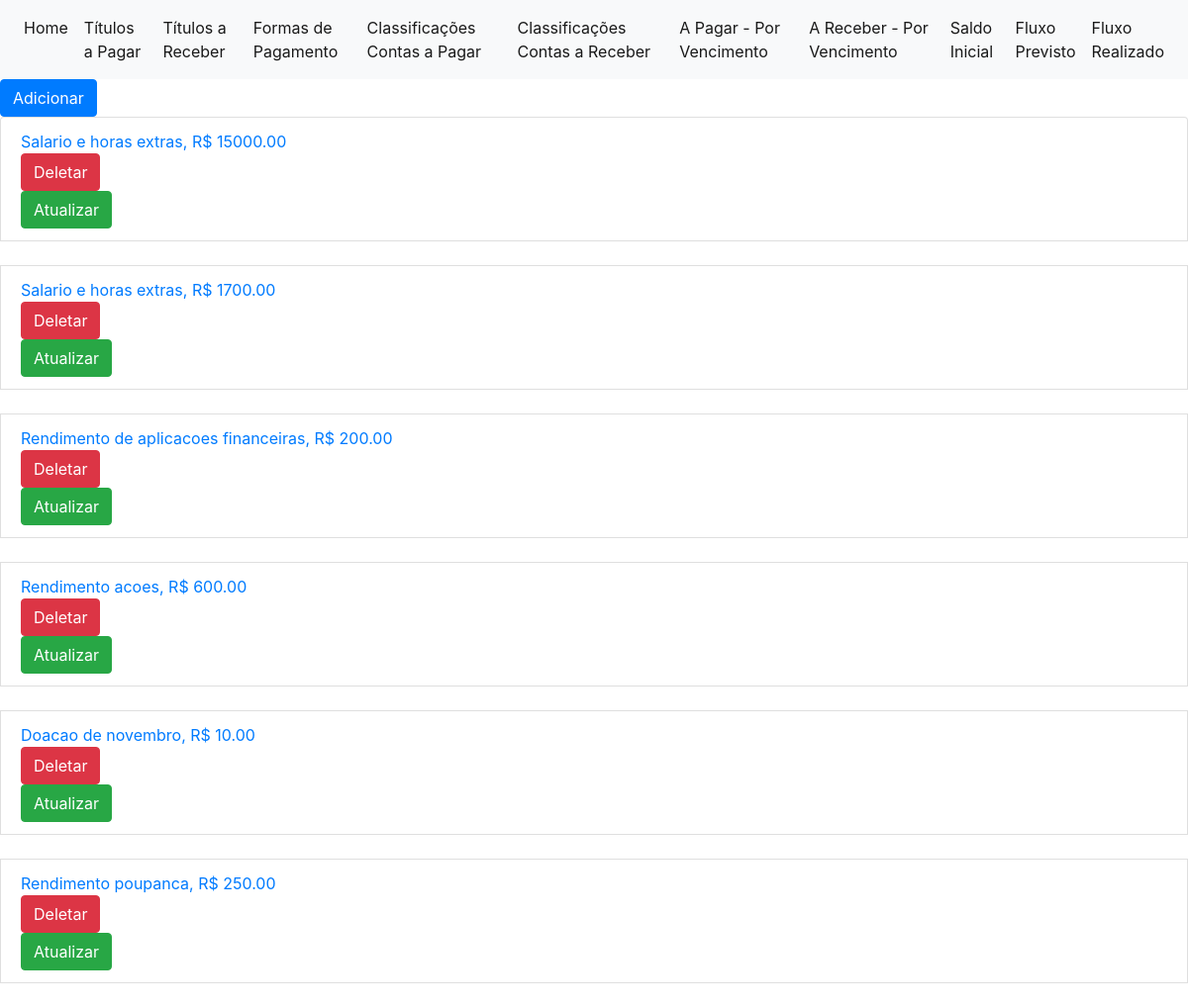
Before: /receber/titulos/ with the older database file.
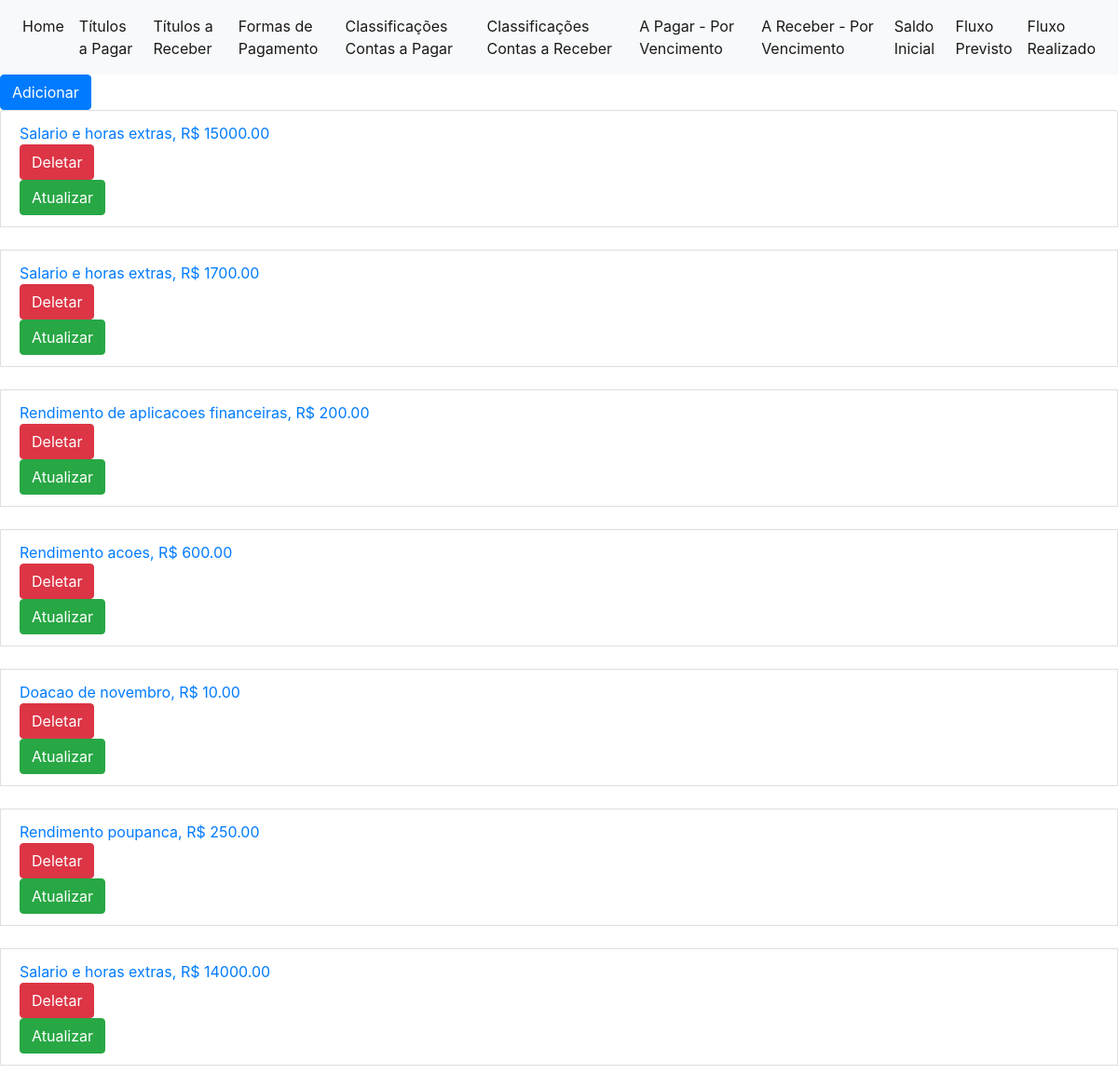
After: the same page with the newer database file.
### fluxocaixa/models.py (models this page shows, shortened)
class TituloReceber(models.Model):
    data_expectativa = models.DateField()
    data_recebimento = models.DateField(
        blank=True,
        null=True
    )
    valor = models.DecimalField(max_digits=11, decimal_places=2)
    descricao = models.CharField(max_length=100)
    classificacao = models.ForeignKey(
        ClassificacaoReceber,
        on_delete=models.RESTRICT,
        null=True)
    formapagamento = models.ForeignKey(
        FormaPagamento,
        on_delete=models.RESTRICT,
        null=True)
    OPCOES_SITUACAO = [
        ('RC','Recebido'),
        ('AR','A Receber')
    ]
    situacao = models.CharField(
        max_length=2,
        choices=OPCOES_SITUACAO,
        default='AR'
    )
    objects = TituloManager()

### fluxocaixa/views/vtituloreceber.py (the view)
# urls.py: path('receber/titulos/', vtituloreceber.titulos, name='titulosreceber'),
def titulos(request):
    db_lista = TituloReceber.objects.todos().values()
    payload = { 'lista' : list(db_lista) }
    template = loader.get_template('tituloreceber/listar.html')
    return HttpResponse(template.render(payload, request))

### fluxocaixa/models.py (called while the page is built)
    def todos(self):
        result = self.all()
        return result

### fluxocaixa/templates/tituloreceber/listar.html
{% extends 'base.html' %}
{% block content %}
    {% if lista %}
        <a class="btn btn-primary" href="{% url 'novo_tituloreceber' %}">Adicionar</a>
		<ul class="list-group">
		{% for i in lista %}
			<li class="list-group-item list-group-item-action">
                <a href="/fluxo/receber/{{ i.id }}">{{ i.descricao }}, R$ {{ i.valor }} </a>
                <br />
                <a class="btn btn-danger" href="/fluxo/receber/deletar/{{ i.id }}">Deletar</a>
                <br />
                <a class="btn btn-success" href="/fluxo/receber/atualizar/{{ i.id }}">Atualizar</a>
            </li>
            <br />
		{% endfor %}
        </ul>
	{% else %}
		<p>Nenhum item localizado para exibição.</p>
    {% endif %}
{% endblock %}

Changed rows visible on the page:
added TituloReceber: descricao "Salario e horas extras", valor "14000.00"
